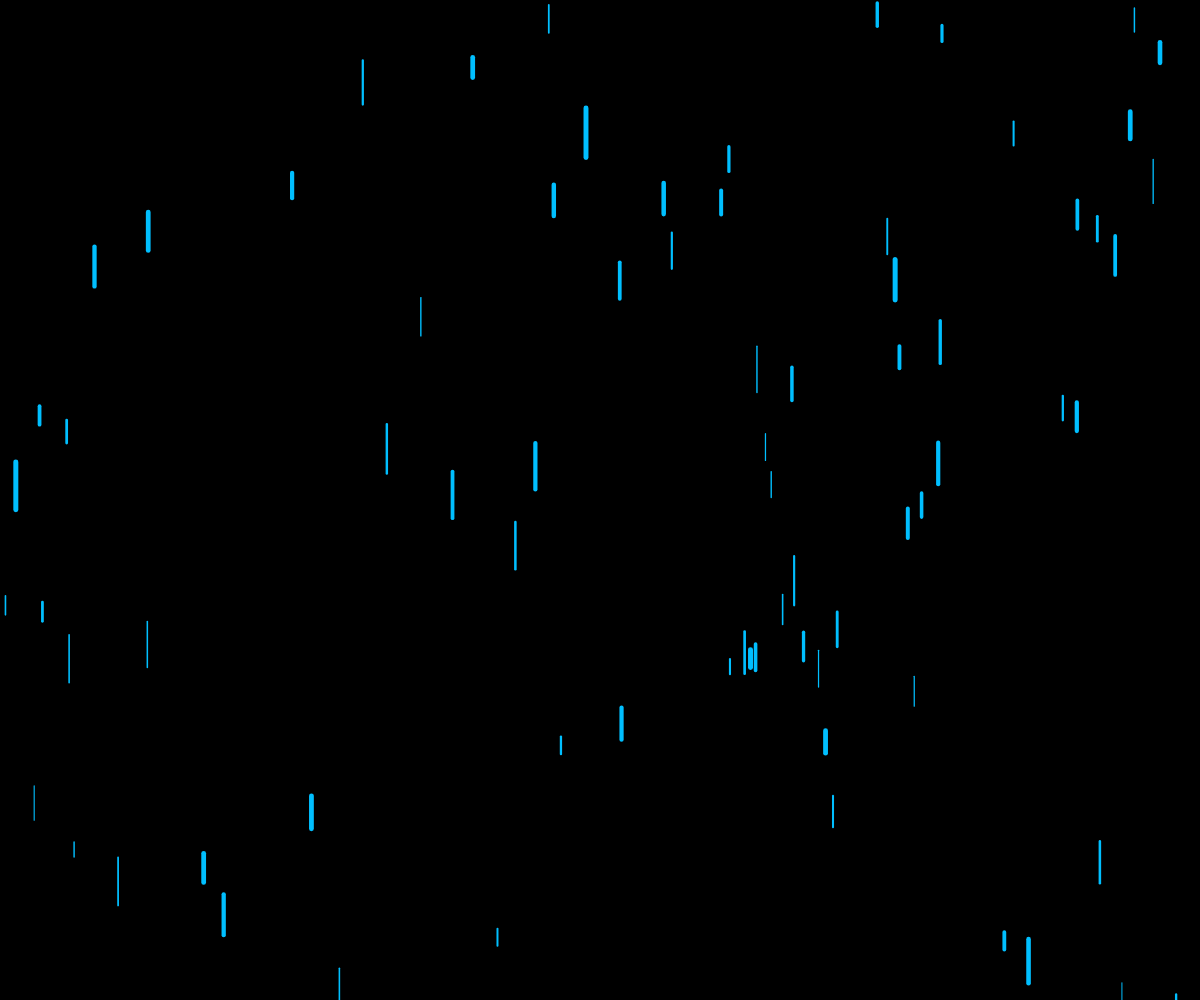
Frame 1 (no input)
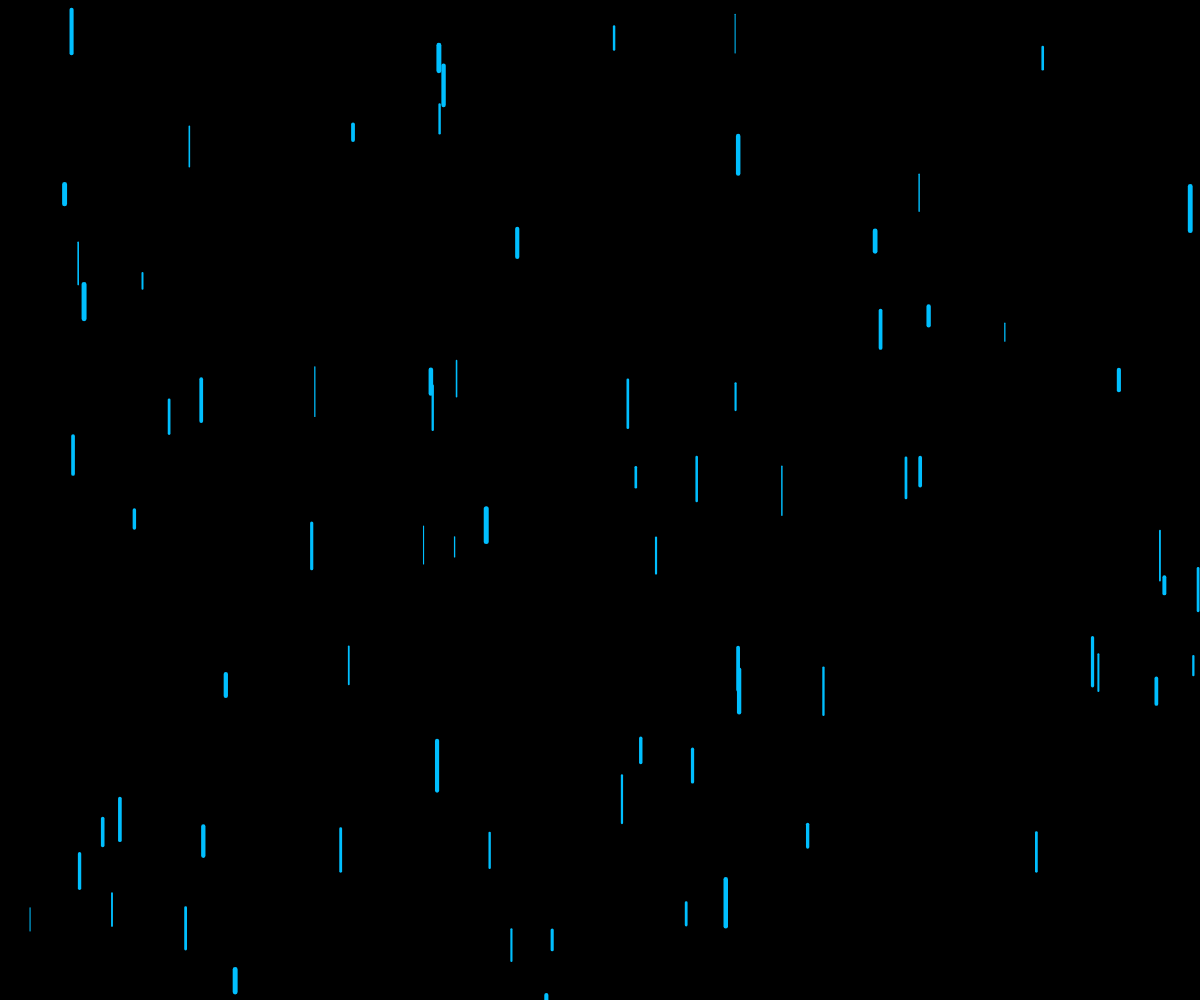
Frame 60 (no input)
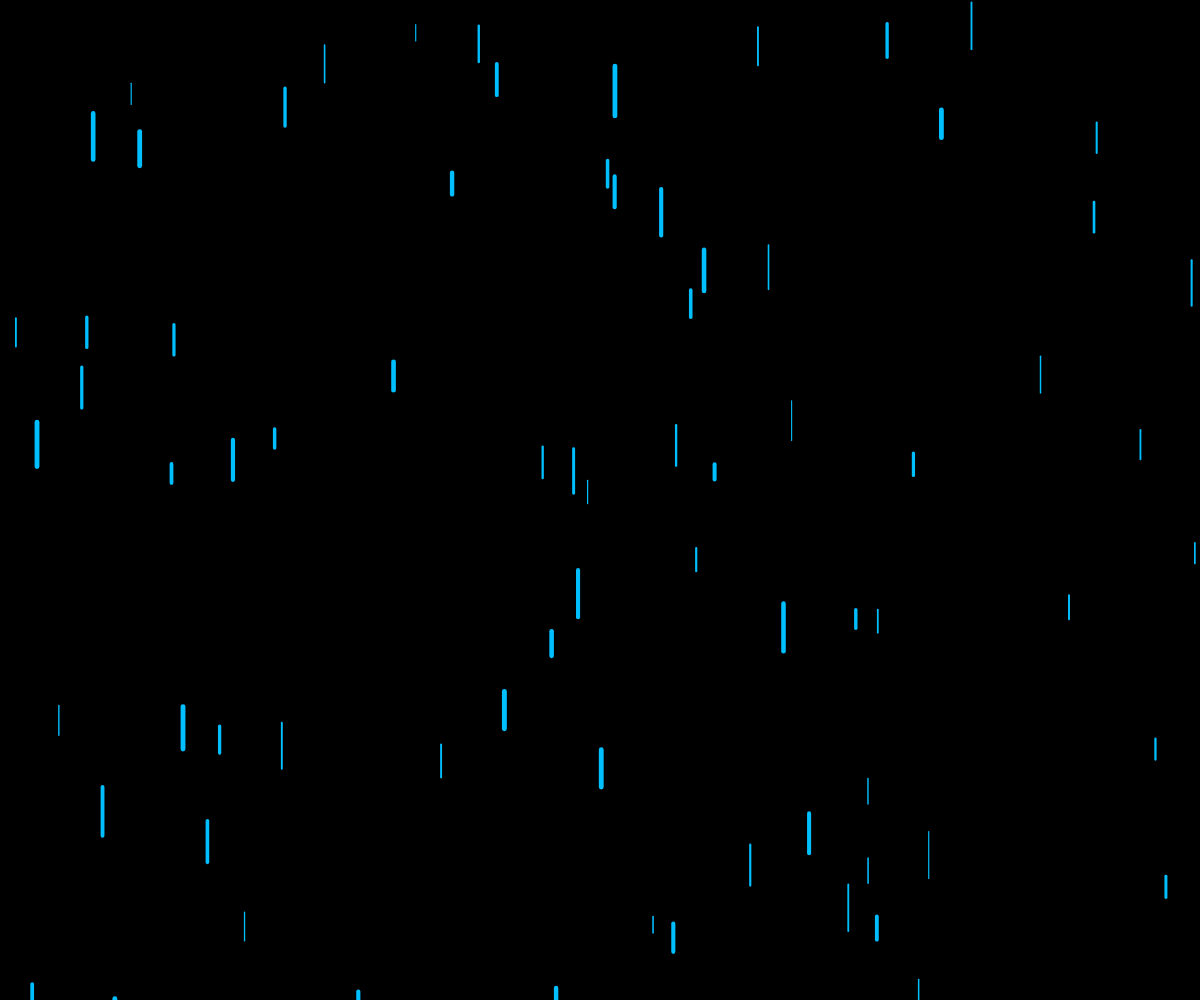
Frame 120 (the mouse pressed at the canvas centre since frame 60)

The p5.js sketch that drew these frames (run headless with seeded random() and noise() and a simulated clock; from frame 60 on, the mouse is pressed at the canvas centre):

// p5.js sketch
// ── sketch.js
function setup() {
	createCanvas(windowWidth, windowHeight)
}

function windowResized() {
	resizeCanvas(windowWidth, windowHeight)
}

function draw() {
	background(0)

	for (let i = 0; i < 75; i++) { // Creiamo 75 gocce di pioggia
		let spessore = random(1, 5); // Spessore randomico tra 1 e 5
		let lunghezza = random(15, 50); // Lunghezza randomica tra 15 e 50
		let posX = random(width); // Posizione x casuale
		let posY = random(height); // Posizione y casuale
	
		stroke(0, 191, 255); // Colore della linea
		strokeWeight(spessore); // Spessore della linea
		line(posX, posY, posX, posY + lunghezza); // Stampo la linea
		// line(pos_in_x, pos_in_y, pos_fin_x, pos_fin_y)
	}
}
